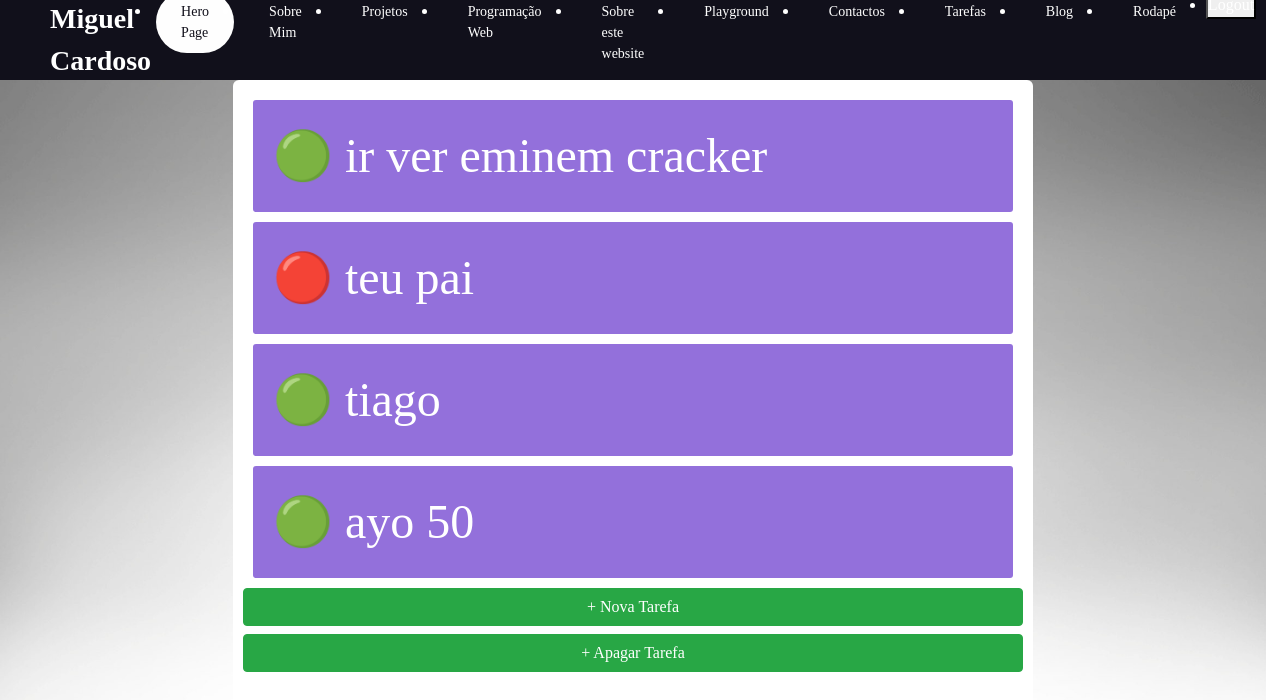
Screenshot of /tarefas with the database file from the repository.
### portfolio/models.py (models this page shows, shortened)
class Tarefa(models.Model):
    titulo = models.CharField(max_length= 100)
    prioridade = models.IntegerField(default=1)
    concluido = models.BooleanField(default=False)
    criado = models.DateTimeField(auto_now_add=True)

### portfolio/views.py (the view)
# urls.py: path('tarefas', views.tarefas_page_view, name='tarefas'),
def tarefas_page_view(request):
    tarefas = Tarefa.objects.all()
    context = {
        'tarefas': tarefas,
    }
    return render(request, 'portfolio/tarefas.html', context)

### portfolio/templates/portfolio/tarefas.html
{% extends 'portfolio/layout.html' %}
{% block main %}
{% for tarefa in tarefas %}
<p>
    {% if tarefa.prioridade == 1 %}
    🟢
    {% elif tarefa.prioridade == 2 %}
    🟡
    {% else %}
    🔴
    {% endif %}
    {{ tarefa.titulo }}</p>
{% endfor %}
{% load static %}
<link rel="stylesheet" href="{% static 'portfolio/css/tarefas.css' %}">
<a href="{% url 'portfolio:tarefasNova' %}" class="btn btn-success btn-block">+ Nova Tarefa</a>
<a href="{% url 'portfolio:tarefasNova' %}" class="btn btn-success btn-block">+ Apagar Tarefa</a>
{% endblock main %}

### portfolio/static/portfolio/css/styles.css (style rules this page uses)
* { box-sizing: border-box; margin: 0; padding: 0; font-family: 'Libre Baskerville', serif; padding: 0; }
@media all and (max-width: 1320px) { p { font-size: 1.4rem; } }
main>p { font-size: 3rem; }
li, a, button { font-family: Libre Baskerville, serif; font-weight: 500; font-size: 16px; color: #fff; text-decoration: none; }

### portfolio/static/portfolio/css/tarefas.css (style rules this page uses)
main p { text-align: left; padding: 20px; margin: 10px; color: white; background-color: mediumpurple; border-radius: 3px; }

### rows the page displays
Tarefa: titulo "ir ver eminem cracker"
Tarefa: titulo "teu pai"
Tarefa: titulo "tiago"
Tarefa: titulo "ayo 50"
